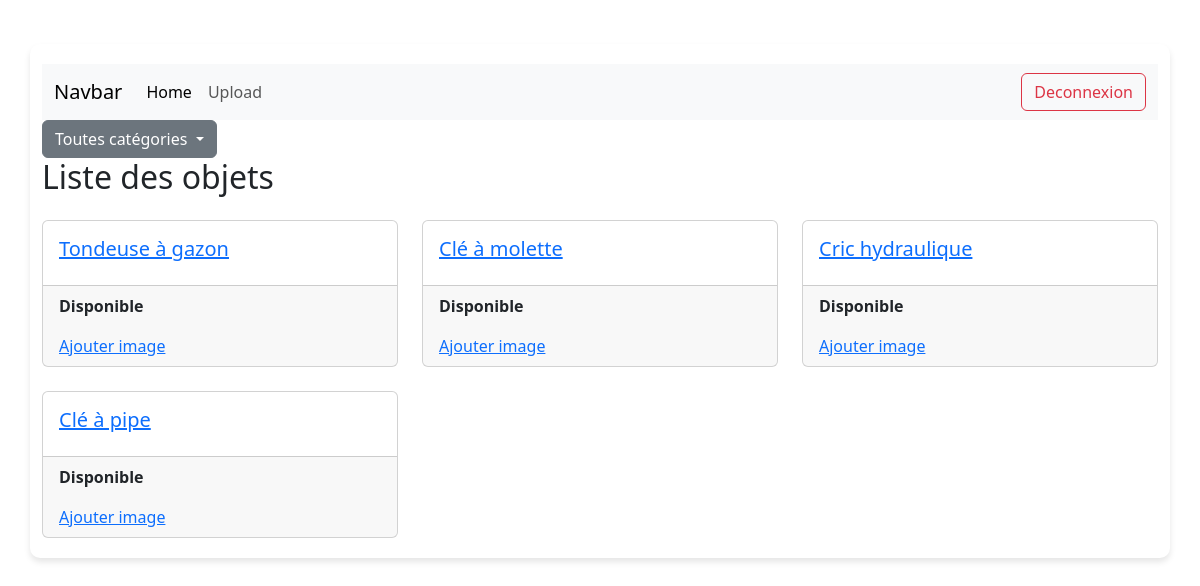
Page /pages/Filtres.php?id_cat=3 on the committed database.
### tables this page shows
CREATE TABLE objet (
    id_object INT PRIMARY KEY AUTO_INCREMENT,
    nom_object VARCHAR(100) NOT NULL,
    id_categorie INT NOT NULL,
    id_membre INT NOT NULL,
    FOREIGN KEY (id_categorie) REFERENCES categorie_object(id_categorie),
    FOREIGN KEY (id_membre) REFERENCES membre(id_membre)
);

### inc/function.php (called while the page is built, shortened)
<?php
function dbconnect() {
    $connect = mysqli_connect('localhost', 'root', '', 'objet');
    mysqli_set_charset($connect, 'utf8');
    return $connect;
}
function filtre_categorie($id_categorie) {
    $id_categorie = intval($id_categorie);
    return mysqli_query(dbconnect(), "SELECT * FROM v_liste_objet WHERE id_categorie = $id_categorie");
}
?>

### pages/Filtres.php (the view, shortened to what this page needs)
<?php
    include('../inc/function.php');
    $id_categorie = $_GET['id_cat'];
    $lo = filtre_categorie($id_categorie);
?>
<!DOCTYPE html>
<html lang="en">
<head>
    <link rel="stylesheet" href="./assets/css/style.css">
    <link href="../assets/css/bootstrap.min.css" rel="stylesheet">
    <link rel="stylesheet" href="../assets/bootstrap-icons/font/bootstrap-icons.css">
</head>
<body>
    <div class="container mt-4">
        <nav class="navbar navbar-expand-lg bg-body-tertiary">
            <div class="container-fluid">
                <a class="navbar-brand" href="#">Navbar</a>
                <div class="collapse navbar-collapse" id="navbarSupportedContent">
                    <ul class="navbar-nav me-auto mb-2 mb-lg-0">
                    <li class="nav-item">
                        <a class="nav-link active" aria-current="page" href="#">Home</a>
                    </li>
                    <li class="nav-item">
                        <a class="nav-link" href="upload.php">Upload</a>
                    </li>
                    </ul>
                    <a href="logout.php" class="btn btn-outline-danger">Deconnexion</a>
                </div>
            </div>
        </nav>
        <div class="dropdown">
            <button class="btn btn-secondary dropdown-toggle" type="button" data-bs-toggle="dropdown" aria-expanded="false">
                Toutes catégories
            </button>
        </div>
        <h2 class="mb-4">Liste des objets</h2>
        <div class="row row-cols-1 row-cols-md-3 g-4">
            <?php foreach ($lo as $objet) { ?>
            <div class="col">
                <div class="card h-100">
                <div class="card-body">
                    <h5 class="card-title">
                        <a href="fiche_objet.php?id_object=<?php echo $objet['id_object'] ?>">
                            <?php echo ($objet['nom_object']) ?>
                        </a>
                    </h5>
                </div>
                <div class="card-footer">
                    <?php if($objet['date_retour'] != null) {?>
                        <p><strong>Date de retour: </strong><?php echo $objet['date_retour']?></p>
                    <?php } else {?>
                        <p><strong>Disponible</strong></p>
                    <?php }?>
                    <a href="upload.php?id_object=<?php echo $objet['id_object']?>">Ajouter image</a>
                </div>
                </div>
            </div>
            <?php } ?>
        </div>
    </div>
</body>
</html>

### assets/css/style.css (style rules this page uses)
body { background-color: #f9f9f9; color: #555; padding: 20px; text-align: center; line-height: 1.6; }
.container { max-width: 700px; margin: auto; background: #fff; padding: 20px; border-radius: 10px; box-shadow: 0 4px 6px rgba(0, 0, 0, 0.1); }

### rows in the picture
objet: nom_object "Tondeuse à gazon"
objet: nom_object "Clé à molette"
objet: nom_object "Cric hydraulique"
objet: nom_object "Clé à pipe"
